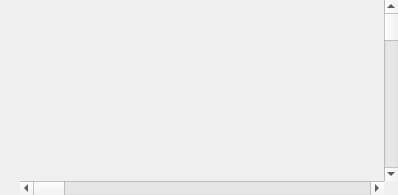
<?xml version="1.0" encoding="UTF-8"?>
<ui version="4.0">
 <class>FileDiffWidget</class>
 <widget class="QWidget" name="FileDiffWidget">
  <property name="geometry">
   <rect>
    <x>0</x>
    <y>0</y>
    <width>398</width>
    <height>195</height>
   </rect>
  </property>
  <property name="windowTitle">
   <string>Dialog</string>
  </property>
  <layout class="QVBoxLayout" name="verticalLayout">
   <property name="spacing">
    <number>0</number>
   </property>
   <property name="leftMargin">
    <number>0</number>
   </property>
   <property name="topMargin">
    <number>0</number>
   </property>
   <property name="rightMargin">
    <number>0</number>
   </property>
   <property name="bottomMargin">
    <number>0</number>
   </property>
   <item>
    <widget class="QStackedWidget" name="stackedWidget">
     <widget class="QWidget" name="page">
      <layout class="QGridLayout" name="gridLayout">
       <property name="leftMargin">
        <number>0</number>
       </property>
       <property name="topMargin">
        <number>0</number>
       </property>
       <property name="rightMargin">
        <number>0</number>
       </property>
       <property name="bottomMargin">
        <number>0</number>
       </property>
       <property name="spacing">
        <number>0</number>
       </property>
       <item row="0" column="0">
        <widget class="FileDiffSliderWidget" name="widget_diff_pixmap" native="true">
         <property name="minimumSize">
          <size>
           <width>20</width>
           <height>0</height>
          </size>
         </property>
         <property name="maximumSize">
          <size>
           <width>20</width>
           <height>16777215</height>
          </size>
         </property>
         <property name="focusPolicy">
          <enum>Qt::StrongFocus</enum>
         </property>
        </widget>
       </item>
       <item row="0" column="1">
        <widget class="FilePreviewWidget" name="widget_diff_left" native="true">
         <property name="focusPolicy">
          <enum>Qt::StrongFocus</enum>
         </property>
        </widget>
       </item>
       <item row="0" column="2">
        <widget class="FilePreviewWidget" name="widget_diff_right" native="true">
         <property name="focusPolicy">
          <enum>Qt::StrongFocus</enum>
         </property>
        </widget>
       </item>
       <item row="0" column="3">
        <widget class="QScrollBar" name="verticalScrollBar">
         <property name="orientation">
          <enum>Qt::Vertical</enum>
         </property>
        </widget>
       </item>
       <item row="1" column="1" colspan="2">
        <widget class="QScrollBar" name="horizontalScrollBar">
         <property name="orientation">
          <enum>Qt::Horizontal</enum>
         </property>
        </widget>
       </item>
      </layout>
     </widget>
    </widget>
   </item>
  </layout>
 </widget>
 <customwidgets>
  <customwidget>
   <class>FileDiffSliderWidget</class>
   <extends>QWidget</extends>
   <header>FileDiffSliderWidget.h</header>
   <container>1</container>
  </customwidget>
  <customwidget>
   <class>FilePreviewWidget</class>
   <extends>QWidget</extends>
   <header>FilePreviewWidget.h</header>
   <container>1</container>
  </customwidget>
 </customwidgets>
 <resources/>
 <connections/>
</ui>
